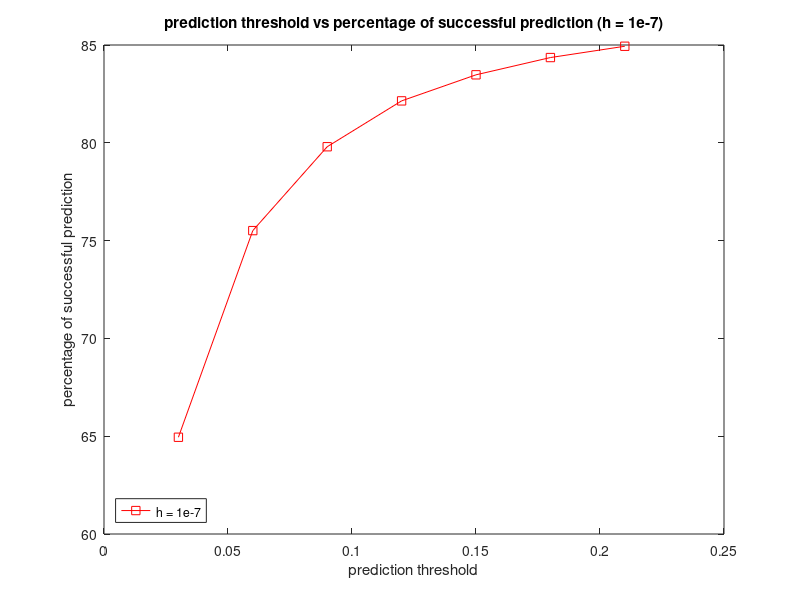

This chart was generated by the following MATLAB code:
% Comparison plot of h vs % of successful prediction at delta = 0.03 and
% delta = 0.21
format long;

fid = fopen('data_f.txt','r');
dataM = fscanf(fid,'%f       %f',[2 inf]);

delta = dataM(1,:);
success_1e7 = dataM(2,:);


plot(delta,success_1e7,'-rs');


title('prediction threshold vs percentage of successful prediction (h = 1e-7)');
xlabel('prediction threshold');
ylabel('percentage of successful prediction');
legend('h = 1e-7','Location','southwest');


